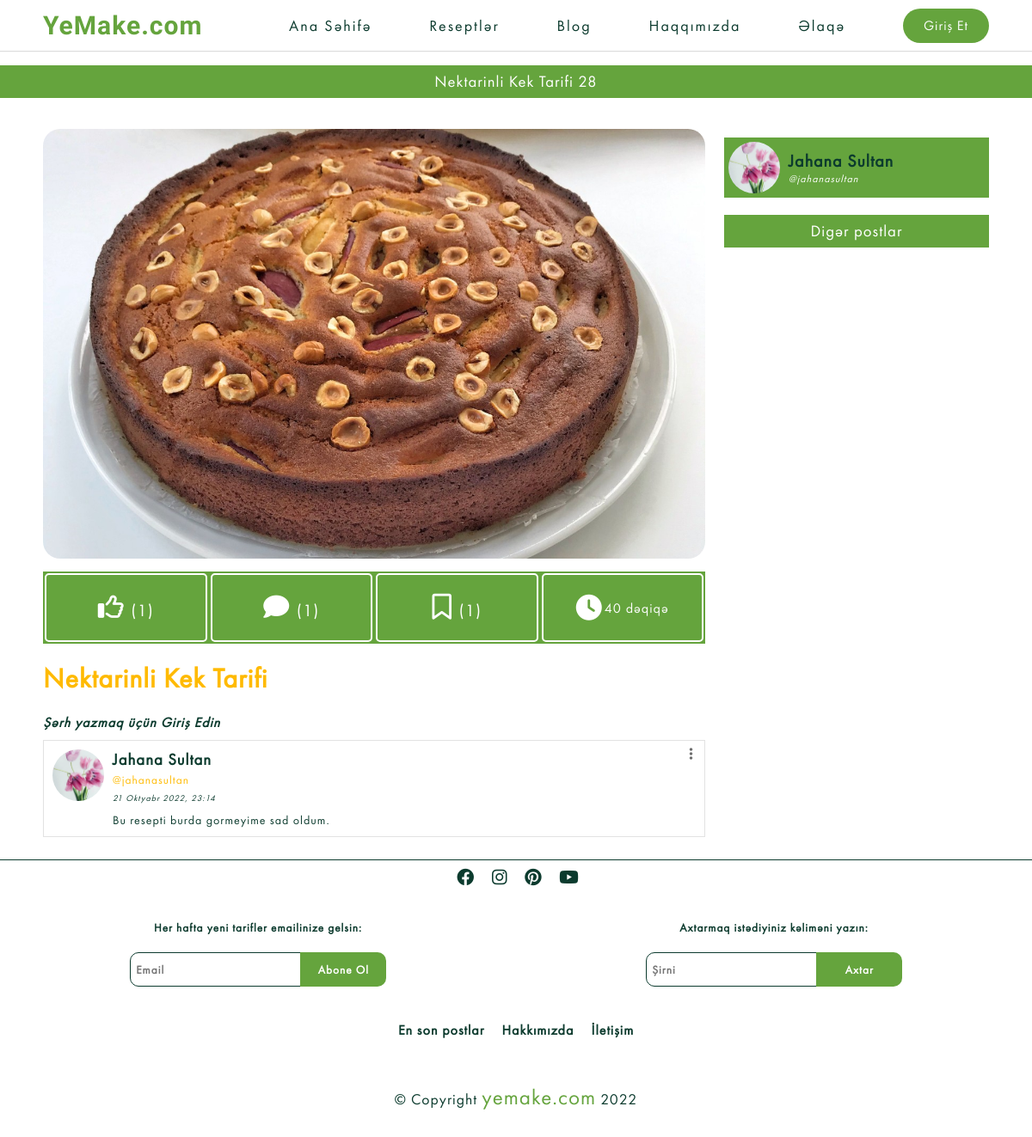
Before: /recipe-details/nektarinli-kek-tarifi with the older database file.
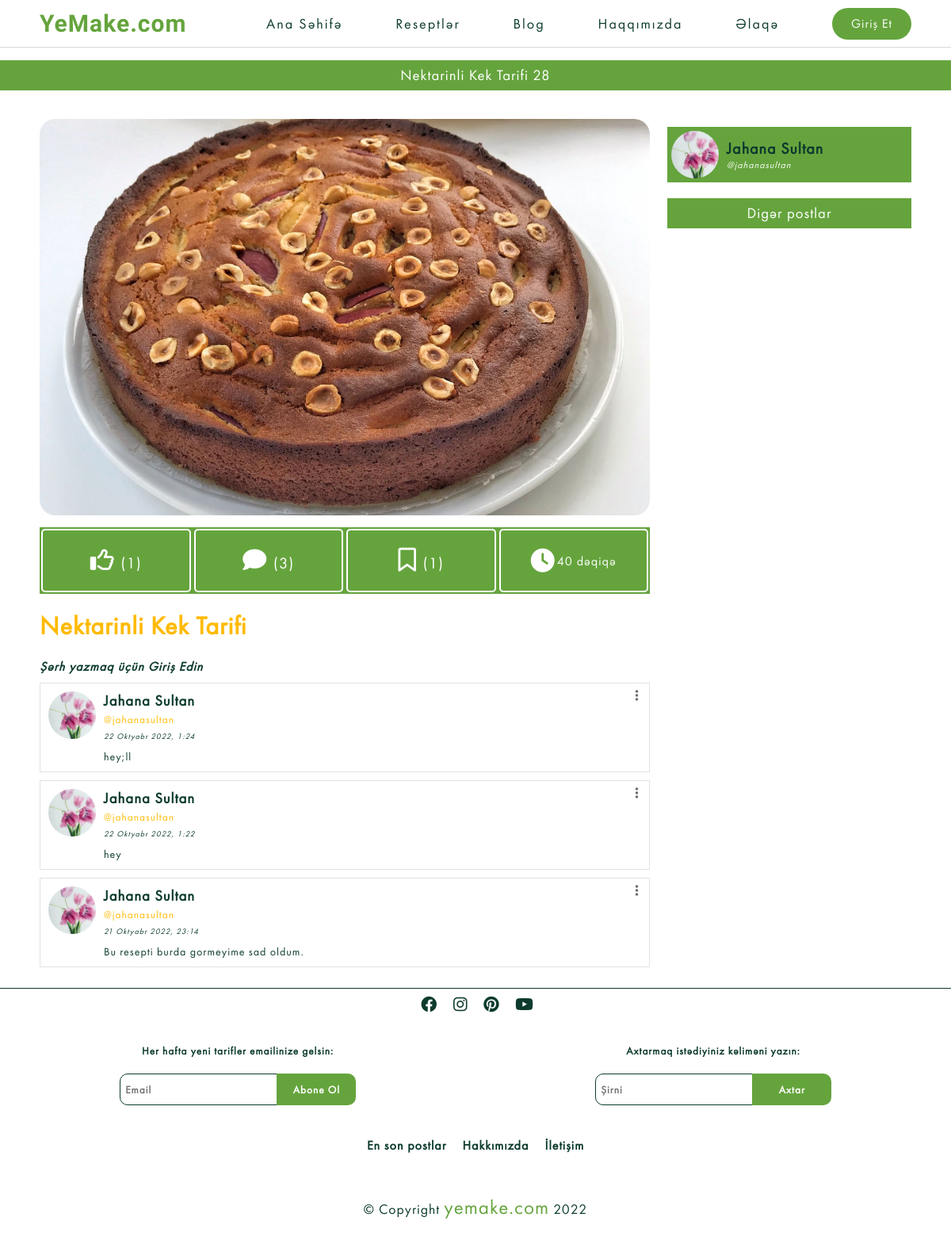
After: the same page with the newer database file.
### recipes/models.py (models this page shows, shortened)
class Blog(models.Model):
    sn = 'saniyə'
    deq = 'dəqiqə'
    s = 'saat'
    g = 'gün'
    TIME_CHOICES = [
        (sn, "saniyə"),
        (deq, 'dəqiqə'),
        (s, 'saat'),
        (g, 'gün'),
    ]
    title = models.CharField(verbose_name="Başlıq",max_length=1500)
    description = QuillField(verbose_name="Açıqlama")
    image=models.ImageField(verbose_name="Şəkil",null=True, blank=True, default='Recipes/default.jpg', upload_to='Recipes')
    isActive=models.BooleanField(verbose_name="Aktivlik",default=False)
    category= models.ForeignKey(Category,verbose_name="Kateqoriya", on_delete=models.CASCADE)
    slug=models.SlugField(editable=False, verbose_name="Slug", null=True, unique=True)
    cook_time=models.IntegerField(verbose_name="Bişirilmə Vaxtı",null=True)
    time=models.CharField(verbose_name="Zaman Ölçüsü",max_length=10, choices=TIME_CHOICES, default=deq, null=True)
    created=models.DateTimeField("Yaradılma Vaxtı",auto_now_add=True, null=True)
    youtube_link=EmbedVideoField("Youtube Linki",null=True, blank=True)
    owner=models.ForeignKey(Profile,verbose_name="Postu Paylaşan", null=True, on_delete=models.SET_NULL)
    class Meta:
        ordering= ["-created"]
        verbose_name="Resept"
        verbose_name_plural="Reseptlər"

class Review(models.Model):
    owner=models.ForeignKey(Profile, on_delete=models.CASCADE, null=True)
    recipe = models.ForeignKey(Blog ,on_delete=models.CASCADE)
    body=models.TextField(null=True,blank=False)
    created=models.DateTimeField(auto_now_add=True)
    class Meta:
        ordering=["-created"]

### users/models.py (models this page shows, shortened)
class Profile(models.Model):
    user=models.OneToOneField(User, on_delete=models.CASCADE, null=True )
    username=models.CharField(max_length=100, null=True, blank=True)
    name=models.CharField(max_length=200, null=True, blank=True)
    email=models.EmailField(max_length=200,null=True,blank=True, unique=True)
    short_info=models.CharField(max_length=200, null=True, blank=True)
    profile_image=models.ImageField(upload_to='Users', null=True, blank=True,default='Users/user-default.jpg')
    cover_image=models.ImageField(upload_to='Users', blank=True, null=True, default='Users/cover.webp')
    slug=models.SlugField( verbose_name="Slug", null=True, unique=True)

### recipes/views.py (the view)
# urls.py: path('recipe-details/<slug:slug>', views.details, name="blogdetails"),
def details(request, slug):
    blog = Blog.objects.get(slug=slug)
    blogs= Blog.objects.filter(category=blog.category).filter(~Q(id=blog.id))
    reviews=Review.objects.filter(recipe=blog)
    upvote=Vote.objects.filter(recipe=blog)
    book=RecipeBook.objects.filter(recipe__slug=slug).count()
    if request.user.is_authenticated:
        user=Profile.objects.get(username=request.user.username)
        bookmark=RecipeBook.objects.filter(owner=user, recipe=blog)
        like=Vote.objects.filter(owner=user, recipe=blog)
    else:
        like=False
        bookmark=False
    context = {
        "blog" : blog,
        "blogs" : blogs,
        "review":reviews,
        "upvote":upvote,
        "book":book,
        "bookmark":bookmark,
        "like":like,
    }
    return render(request, "recipes/recipe_details.html", context)

### templates/recipes/recipe_details.html (shortened to what this page needs)
{% extends 'base.html' %}
{% load embed_video_tags %}
{% load static %}
{% block css %}
<link rel="stylesheet" href='{% static '/css/recipe-details.css' %}?{% now "U" %}'>
<link rel="stylesheet" href='{% static '/css/index.css' %}?{% now "U" %}'>
{% endblock css %}
{% block content %}
<h3 class="title">{{blog.title}} {{blog.id}}</h3>
<div class="container  padding-x">
<div class="details">
    <img src="{{blog.image.url}}" alt="" >
    {% if blog.isActive %}
    <div class="detail">
       <div class="recipe-book top">
        {% if request.user.is_authenticated %}
            <button class='likebutton' data-id="{{ blog.id }}">
                {% if like %}
                <i class="fa-solid fa-thumbs-up"></i> (<span class="likecount">{{upvote | length}}</span>)
              {% else %}
                <i class="fa-regular fa-thumbs-up"></i> (<span class="likecount">{{upvote | length}}</span>)
               {% endif %}
            </button>
        {% else %}
            <a href="{% url 'signin' %}?next={{request.path}}">
                <button  data-id="{{ blog.id }}">
                    <i class="fa-regular fa-thumbs-up"></i>
                    ({{upvote | length}})
                </button>
            </a>
        {% endif %}
</div>
        <div class="comments top">
            <a href="#comment">
                <button  data-id="{{ blog.id }}">
                    <i class="fa-solid fa-comment"></i>
                    ({{review | length}})
                </button>
            </a>
        </div>
        <div class="recipe-book top">
            {% if request.user.is_authenticated %}
            <button class="recipebookbutton" data-id="{{blog.id}}">
               {% if bookmark %}
                <i class="fa-solid fa-bookmark"></i> (<span class="recipebookcount">{{book}}</span>)
              {% else %}
                <i class="fa-regular fa-bookmark"></i> (<span class="recipebookcount">{{book}}</span>)
              {% endif %}
            </button>
            {% else %}
            <a href="{% url 'signin' %}?next={{request.path}}">
                <button  data-id="{{ blog.id }}">
                    <i class="fa-regular fa-bookmark"></i>
                    ({{book}})
                </button>
            </a>
            {% endif %}
        </div>
        <div class="time top"><i class="fa-solid fa-clock"></i> {{blog.cook_time}} {{blog.time}}</div>
    </div>{% endif %}
    <div class="content">
        <h1>{{blog.title}}</h1>
    </div>
    <div class="iframe">
<div class="comments" id="comment">
{% if request.user.is_authenticated %}
{% if blog.isActive %}
<h1 class="add-comment">Şərh Əlavə Edin</h1>
<div class="comment">
    <img src="{{user.profile.profile_image.url}}" alt="">
    <div class="submit-btn">
    <textarea name="comment_body" class="comment-body">
    </textarea>
    <button class="addcomment" data-id={{blog.id}}>Əlavə Et</button>
    </div>
   </div>
{% endif %}
{% else %}
<a href="{% url 'signin' %}?next={{request.path}}"><h4 class="comment-write">Şərh yazmaq üçün Giriş Edin</h4></a>
{% endif %}
<div class="comment-cards">
{% for comment in review %}
{% include "partials/__comment.html" %}
{% endfor %}
</div>
</div>
</div>
</div>
<div class="other-posts">
   <a href=" {% if blog.owner.id == user.profile.id %} {% url 'profile' user.profile.slug %} {% else %} {% url 'Account' blog.owner.slug %} {% endif %}">
     <div class="owner">
        <div class="profile-img">
            <img src="{{blog.owner.profile_image.url}}" alt="">
            <div class="name">
                <h4>{{blog.owner.name}}</h4>
                <p>@{{blog.owner.username}}</p>
            </div>
        </div>
      </div>
    </a>
    <h3 class="title">Digər postlar</h3>
</div>
</div>
{% endblock  %}

### templates/base.html (shortened to what this page needs)
{% load static %}
<!DOCTYPE html>
<html lang="tr">
<head>
    <link rel="stylesheet" href="https://cdnjs.cloudflare.com/ajax/libs/font-awesome/6.1.2/css/all.min.css"
 />
    <link href="https://unpkg.com/pattern.css" rel="stylesheet">
    <link rel="stylesheet" href="//cdn.jsdelivr.net/npm/alertifyjs@1.13.1/build/css/alertify.min.css"/>
    <link rel="stylesheet" href="//cdn.jsdelivr.net/npm/alertifyjs@1.13.1/build/css/themes/default.min.css"/>
    <link rel="stylesheet" href='{% static '/css/style.css' %}?{% now "U" %}'>
    {% block css %}{% endblock  %}
</head>
<body class="bg">
    <nav class="padding-x">
            <div class="logo">
        <a href="{% url 'index' %}">
          YeMake.com
        </a>
    </div>
        <ul class="nav-links">
            <li><a href="{% url 'index' %}">Ana Səhifə</a></li>
            <li><a href="{% url 'recipes' %}">Reseptlər</a></li>
            <li><a href="{% url 'blogs' %}">Blog</a></li>
            <li><a href="{% url 'aboutus' %}">Haqqımızda</a></li>
            <li><a href="{% url 'contact' %}">Əlaqə</a></li>
            {% if request.user.is_authenticated  %}
            <li>
               <div class="notifications">
                   <i class="fa-solid fa-bell"></i>
                   <div class="count">0</div>
                   {% comment %} <div class="notification-dropdown">
                    <ul>
                        <li>hello</li>
                    </ul>
                   </div> {% endcomment %}
               </div>
            </li>
                <li class="profile-nav">
                    <div class="profile-go">
                        {% if user.profile.profile_image %}
                        <img src="{{user.profile.profile_image.url}}" alt="">
                        {% else %}
            <img src="{% static 'image/user-default.jpg' %}" alt="">
                        {% endif %}
                         <p>{{user.profile.name}}</p></div>
                    <div class="dropdown">
                        <ul>
                           <a href="{% url 'profile' user.profile.slug %}">
                            <li><i class="fa-solid fa-user"></i> Profil</li>
                           </a><a href="{% url 'edit-account' %}">
                            <li><i class="fa-solid fa-gear"></i> Tənzimləmələr</li>
                           </a><a href="{% url 'signout' %}">
                            <li><i class="fa-solid fa-arrow-right-from-bracket"></i> Çıxış</li>
                           </a>
                        </ul>
                    </div>
                </li>
            {% else %}
            <a href="{% url 'signin' %}">
                <li><button class="join-button" >Giriş Et</button></li>
            </a>
            {% endif %}
        </ul>
    </nav>
    {% block content %}
     {% endblock  %}
    <footer>
        <div class="footer">
            <div class="icons">
                <a href="#"><i class="fab fa-facebook"></i></a>
                <a href="#"><i class="fab fa-instagram"></i></a>
                <a href="#"><i class="fab fa-pinterest"></i></a>
                <a href="#"><i class="fab fa-youtube"></i></a>
            </div>
            <div class="input">
                <form class="subscribe" action="{% url 'subscribe' %}" method="POST">
                    <h5>Her hafta yeni tarifler emailinize gelsin:</h5>
                    <input type="email" placeholder="Email" name="email">
                    <button>Abone Ol</button>
                </form>
                <div class="search">
                    <h5>Axtarmaq istədiyiniz kəliməni yazın:</h5>
                    <form action="{% url 'recipes' %}" method="get" id="searchForm">
                    <input type='text' id="search" class="searchbar" placeholder="Axtar" name="search_query" />
                    <button type="submit" id="searchbarsubmit">Axtar</button>
                </form>
                </div>
            </div>
            <div class="footer-nav">
                <a href="">En son postlar</a>
                <a href="about.html">Hakkımızda</a>
                <a href="contact.html">İletişim</a>
            </div>
        </div>
        <hr>
        <div class="copyright">
            <p>© Copyright <span>yemake.com</span> {% now "Y" as current_year %}{{ current_year }} </p>
        </div>
    </footer>
</body>
</html>

### templates/partials/__comment.html (shortened to what this page needs)
{% load static %}
<div class="comment-body">
    <div class="dots">
        <i class="fa-solid fa-ellipsis-vertical"></i>
    </div>
    <div class="img">
        {% if comment.owner.id == user.profile.id %}
        <a href="{% url 'profile' user.profile.slug %}"> <img src="{{comment.owner.profile_image.url}}"></div></a>
        {% else %}
        <a href="{% url 'Account' comment.owner.slug %}"> <img src="{{comment.owner.profile_image.url}}"></div></a>
        {% endif %}
    <div class="comment-content">
        {% if comment.owner.id == user.profile.id %}
        <a href="{% url 'profile' user.profile.slug %}"><div class="comment-owner"><h3>{{comment.owner.name}}</h3>
        <small>@{{comment.owner.username}}</small> </div></a>
        {% else %}
        <a href="{% url 'Account' comment.owner.slug %}"><div class="comment-owner"><h3>{{comment.owner.name}}</h3>
            <small>@{{comment.owner.username}}</small> </div></a>
        {% endif %}
        <p class="time-created">{{comment.created}}</p>
        <p class="comment-text">{{comment.body|linebreaksbr}}</p>
    </div>
</div>

### static/css/style.css (style rules this page uses)
:root { --dark-green: #0c3b2e; --light-green: #65A43D; --water-green: #bb8a72; --grass-green: #0c3b2e; --brokolli-green: #008c3f; --carrot: #65A43D; --yellow: #ffba00; }
* { margin: 0; padding: 0; color: #f2f5f7; letter-spacing: 1px; font-weight: 300; color: var(--dark-green); text-decoration: none; list-style: none; box-sizing: border-box; font-family: "Montserrat", sans-serif; font-family: "FuturaPT", sans-serif; }
h1, h2, h3, h4, h5, h6 { font-family: "FuturaPT", sans-serif; }
p { font-size: 1.1rem; }
html { scroll-behavior: smooth; }
img { width: 100%; height: 100%; }
.padding-x { padding-left: 50px; padding-right: 50px; }
h3.title { background-color: var(--carrot); backdrop-filter: blur(5px); -webkit-backdrop-filter: blur(5px); text-align: center; padding: 7px; word-wrap: break-word; color: #fff; margin: 1rem 0; }
button { cursor: pointer; }
img { object-fit: cover; }
nav { width: 100%; background-color: #fff; border-bottom: 1px solid rgb(221, 221, 221); box-shadow: rgba(27, 31, 35, 0.04) 0px 1px 0px, rgba(255, 255, 255, 0.25) 0px 1px 0px inset; display: flex; align-items: center; position: sticky; top: 0; z-index: 1000; justify-content: space-between; height: 60px; }
.logo { display: flex; align-items: center; transition: 0.3s ease; width: 25%; }
.logo a { text-decoration: none; font-size: 30px; font-weight: 900; color: var(--light-green); display: block; font-family: 'Fredericka the Great', cursive; }
.nav-links { display: flex; width: 74%; justify-content: space-between; align-items: center; }
.nav-links li a { display: inline-block; letter-spacing: 2px; transition: 0.3s ease; font-size: 18px; font-weight: 500; }
.join-button { color: #fff; background-color: var(--carrot); border-radius: 2em; padding: 0.6rem 0.8rem; font-size: 1rem; cursor: pointer; width: 100px; height: 40px; border: 0; }
footer { width: 100%; min-height: 100px; background: #fff; border-top: 1.5px solid var(--dark-green); z-index: 100; text-align: center; margin-top: 1rem; }
.footer-nav { display: flex; justify-content: center; margin: 10px; }
.footer-nav a { text-decoration: none; margin: 10px; font-weight: 600; transition: 0.3s ease; }
.footer input { width: 200px; height: 40px; color: #131418; font-weight: 600; padding: 6.5px; border: 1px solid var(--dark-green); border-radius: 10px 0 0 10px; }
.footer button { height: 40px; width: 100px; background-color: var(--carrot); font-weight: 800; border: 0; padding: 5.5px; border-radius: 0 10px 10px 0; margin-left: -6px; color: #fff; }
.input { display: flex; justify-content: space-around; margin-bottom: 30px; }
footer i { transition: 0.5s; font-size: 20px; margin: 10px 5px 20px 10px; }
h5 { margin: 20px !important; font-weight: 600; }
hr { background-color: #fff; height: 1px; border: 0; margin: 20px 0 10px 0; }
.copyright p { padding: 10px 10px 30px 10px; margin-bottom: 0px !important; text-align: center; }
.copyright p span { color: var(--light-green); font-size: 25px; }
.searchbar { width: 300px; padding: 10px; }

### static/css/index.css (style rules this page uses)
.container { display: flex; column-gap: 1%; }
.dots { position: absolute; top: 0; left: 0; width: 30px; height: 30px; display: flex; justify-content: center; align-items: center; cursor: pointer; z-index: 100; }
.dots i { color: #FFF; }

Changed rows visible on the page:
added Review: owner.profile_image (picture), owner.name "Jahana Sultan", owner.username "jahanasultan", created "22 Oktyabr 2022, 1:24", body "hey;ll"
added Review: owner.profile_image (picture), owner.name "Jahana Sultan", owner.username "jahanasultan", created "22 Oktyabr 2022, 1:22", body "hey"
Other visible differences:
{{ review | length }}: "1" → "3"
